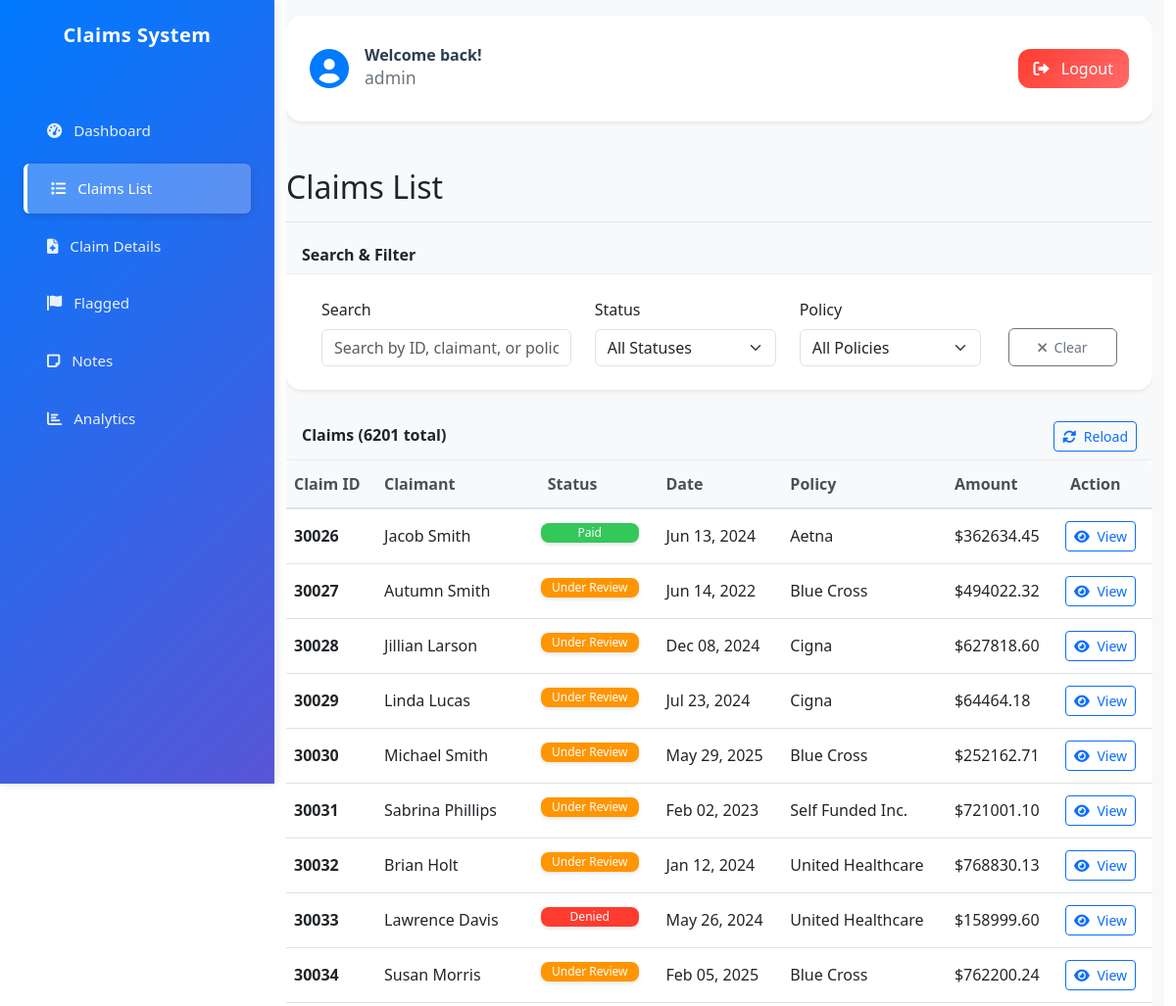
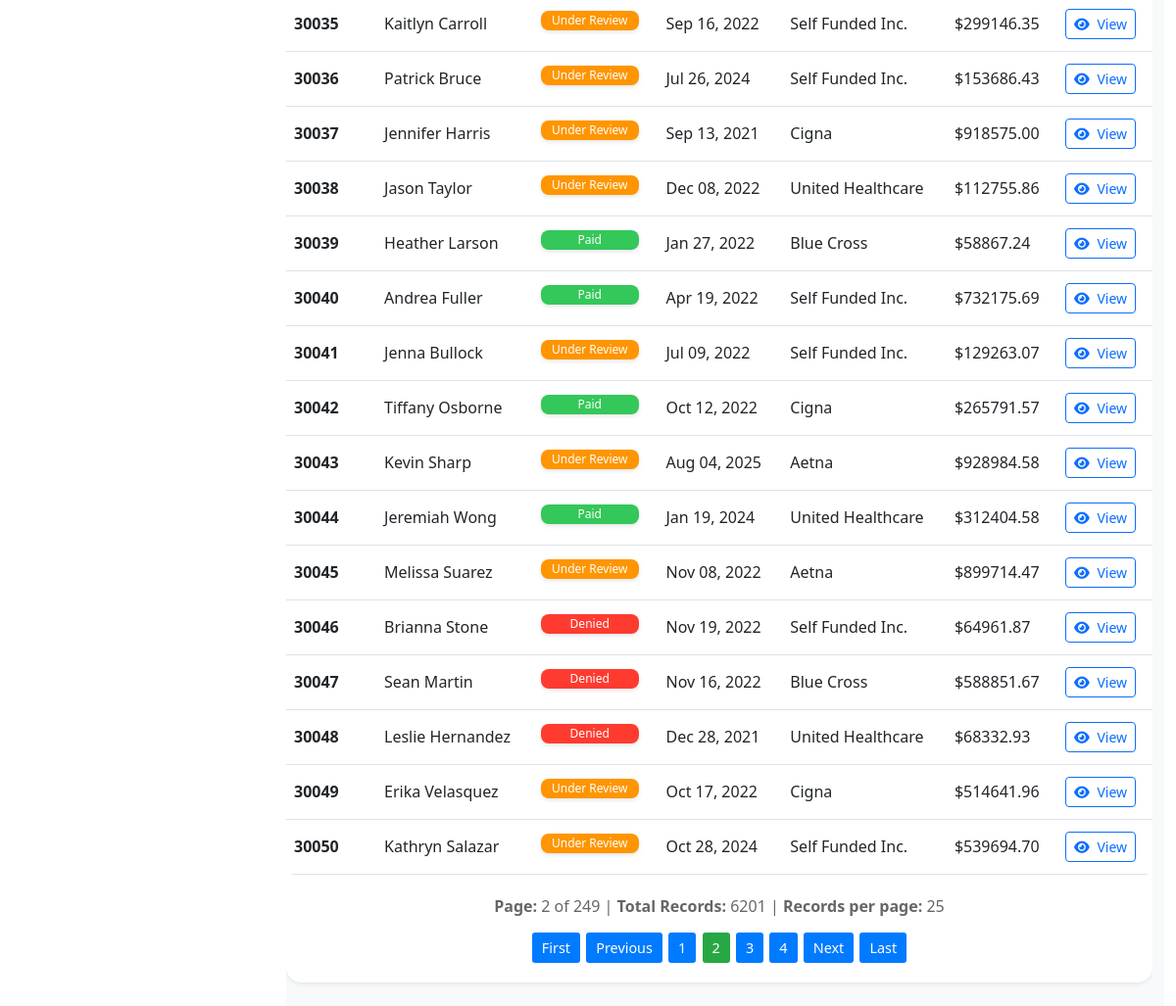
The app's page /dashboard/claims/?page=2 (signed in) with its own data (2 pictures, top to bottom).
### backend/claims/models.py (models this page shows, shortened)
class ClaimList(models.Model):
    id = models.BigIntegerField(primary_key=True)
    patient_name = models.CharField(max_length=255, blank=True, null=True)
    billed_amount = models.DecimalField(max_digits=15, decimal_places=2, blank=True, null=True)
    paid_amount = models.DecimalField(max_digits=15, decimal_places=2, blank=True, null=True)
    status = models.CharField(max_length=100, blank=True, null=True)
    insurer_name = models.CharField(max_length=255, blank=True, null=True)
    discharge_date = models.DateField(blank=True, null=True)
    class Meta:
        db_table = 'claim_list'
        verbose_name = 'Claim List'
        verbose_name_plural = 'Claim Lists'

### backend/claims/views.py (the view)
# urls.py: path('claims/', views.claim_list, name='claim_list'),
@login_required
def claim_list(request):
    claims = ClaimList.objects.all()
    search_query = request.GET.get('search', '')
    if search_query:
        claims = claims.filter(
            Q(id__icontains=search_query) |
            Q(patient_name__icontains=search_query) |
            Q(insurer_name__icontains=search_query)
        )
    status_filter = request.GET.get('status', '')
    if status_filter:
        claims = claims.filter(status=status_filter)
    policy_filter = request.GET.get('policy', '')
    if policy_filter:
        claims = claims.filter(insurer_name=policy_filter)
    statuses = ClaimList.objects.values_list('status', flat=True).distinct()
    policies = ClaimList.objects.exclude(
        insurer_name__icontains='test'
    ).values_list('insurer_name', flat=True).distinct()
    claims = claims.order_by('id')  # Order by ID for consistent pagination
    paginator = Paginator(claims, 25)
    page_number = request.GET.get('page')
    page_obj = paginator.get_page(page_number)
    context = {
        'page_obj': page_obj,
        'search_query': search_query,
        'status_filter': status_filter,
        'policy_filter': policy_filter,
        'statuses': statuses,
        'policies': policies,
    }
    return render(request, 'claims/claim_list.html', context)

### frontend/templates/claims/claim_list.html (shortened to what this page needs)
{% extends 'base.html' %}
{% block content %}
<div class="d-flex justify-content-between align-items-center pt-3 pb-2 mb-3 border-bottom">
    <h1 class="h2 fs-2">Claims List</h1>
</div>
<div class="card shadow-sm mb-4"     x-data="{
    searchQuery: '{{ search_query }}',
    selectedStatus: '{{ status_filter }}',
    selectedPolicy: '{{ policy_filter }}'
}">
    <div class="card-header bg-light">
        <h6 class="m-0 fw-bold fs-6">Search & Filter</h6>
    </div>
    <div class="card-body p-4">
        <form method="get" class="row g-3" id="searchForm">
            <div class="col-4">
                <label for="search" class="form-label">Search</label>
                <input type="text" class="form-control" id="search" name="search"
                       value="{{ search_query }}" placeholder="Search by ID, claimant, or policy..."
                       hx-get="{% url 'claims:claim_list_htmx' %}"
                       hx-trigger="keyup changed delay:500ms, change"
                       hx-target="#claims-table-container"
                       hx-push-url="false">
            </div>
            <div class="col-3">
                <label for="status" class="form-label">Status</label>
                <select class="form-select" id="status" name="status" x-model="selectedStatus"
                        hx-get="{% url 'claims:claim_list_htmx' %}"
                        hx-trigger="change"
                        hx-target="#claims-table-container"
                        hx-push-url="false">
                    <option value="">All Statuses</option>
                </select>
            </div>
            <div class="col-3">
                <label for="policy" class="form-label">Policy</label>
                <select class="form-select" id="policy" name="policy" x-model="selectedPolicy"
                        hx-get="{% url 'claims:claim_list_htmx' %}"
                        hx-trigger="change"
                        hx-target="#claims-table-container"
                        hx-push-url="false">
                    <option value="">All Policies</option>
                </select>
            </div>
            <div class="col-2 d-flex align-items-end">
                <label class="form-label">&nbsp;</label>
                <button type="button" class="btn btn-outline-secondary btn-clear" onclick="clearSearch()">
                    <i class="fas fa-times me-1"></i>
                    <span class="">Clear</span>
                </button>
            </div>
        </form>
    </div>
</div>
<div id="claims-table-container">
    <div class="card shadow-sm">
        <div class="card-header bg-light d-flex justify-content-between align-items-center">
            <h6 class="m-0 fw-bold fs-6">Claims ({{ page_obj.paginator.count }} total)</h6>
            <div class="btn-group" role="group">
                <button type="button" class="btn btn-outline-primary btn-sm" onclick="reloadClaimsList()">
                    <i class="fas fa-sync-alt me-1"></i>
                    <span class="">Reload</span>
                </button>
            </div>
        </div>
        <div class="card-body p-0">
            <div class="table-responsive">
                <table class="table table-hover table-sm mb-0">
                    <thead class="table-light">
                        <tr>
                            <th class="text-nowrap">Claim ID</th>
                            <th class="text-nowrap">Claimant</th>
                            <th class="text-nowrap" style="padding-left: 15px;">Status</th>
                            <th class="text-nowrap">Date</th>
                            <th class="text-nowrap">Policy</th>
                            <th class="text-nowrap">Amount</th>
                            <th class="text-nowrap" style="padding-left: 13px;">Action</th>
                        </tr>
                    </thead>
                    <tbody>
                        {% for claim in page_obj %}
                        <tr>
                            <td class="text-nowrap"><strong>{{ claim.id }}</strong></td>
                            <td class="text-break">{{ claim.patient_name|default:"-" }}</td>
                            <td class="text-nowrap">
                                <span class="badge bg-{% if claim.status == 'Paid' %}success{% elif claim.status == 'Under Review' %}warning{% elif claim.status == 'Denied' %}danger{% else %}info{% endif %} fs-6">
                                    {{ claim.status|default:"Unknown" }}
                                </td>
                            <td class="text-nowrap">{{ claim.discharge_date|date:"M d, Y"|default:"-" }}</td>
                            <td class="text-break">{{ claim.insurer_name|default:"-" }}</td>
                            <td class="text-nowrap">${{ claim.billed_amount|floatformat:2|default:"0.00" }}</td>
                            <td class="text-nowrap">
                                <a href="{% url 'claims:claim_detail' claim.id %}" class="btn btn-sm btn-outline-primary">
                                    <i class="fas fa-eye me-1"></i>
                                    <span class="">View</span>
                                </a>
                            </td>
                        </tr>
                        {% empty %}
                        <tr>
                            <td colspan="7" class="text-center">No claims found matching your criteria.</td>
                        </tr>
                        {% endfor %}
                    </tbody>
                </table>
            </div>
            {% if page_obj.has_other_pages %}
            <div id="pagination-section" style="margin: 20px 0; text-align: center;">
                <div style="margin-bottom: 15px; color: #666;">
                    <strong>Page:</strong> {{ page_obj.number }} of {{ page_obj.paginator.num_pages }} |
                    <strong>Total Records:</strong> {{ page_obj.paginator.count }} |
                    <strong>Records per page:</strong> {{ page_obj.paginator.per_page }}
                </div>
            <div style="margin-bottom: 10px;">
                {% if page_obj.has_previous %}
                    <a href="?page=1{% if search_query %}&search={{ search_query }}{% endif %}{% if status_filter %}&status={{ status_filter }}{% endif %}{% if policy_filter %}&policy={{ policy_filter }}{% endif %}#pagination-section"
                       style="display: inline-block; margin: 0 1px; padding: 5px 10px; background: #007bff; color: white; text-decoration: none; border-radius: 3px; font-size: 0.9rem;">
                        First
                    </a>
                    <a href="?page={{ page_obj.previous_page_number }}#pagination-section"
                       style="display: inline-block; margin: 0 1px; padding: 5px 10px; background: #007bff; color: white; text-decoration: none; border-radius: 3px; font-size: 0.9rem;">
                        Previous
                    </a>
                {% endif %}
                {% for num in page_obj.paginator.page_range %}
                    {% if page_obj.number == num %}
                        <span style="display: inline-block; margin: 0 1px; padding: 5px 10px; background: #28a745; color: white; border-radius: 3px; font-size: 0.9rem;">
                            {{ num }}
                        </span>
                    {% elif num > page_obj.number|add:'-3' and num < page_obj.number|add:'3' %}
                        <a href="?page={{ num }}#pagination-section"
                           style="display: inline-block; margin: 0 1px; padding: 5px 10px; background: #007bff; color: white; text-decoration: none; border-radius: 3px; font-size: 0.9rem;">
                            {{ num }}
                        </a>
                    {% endif %}
                {% endfor %}
                {% if page_obj.has_next %}
                    <a href="?page={{ page_obj.next_page_number }}#pagination-section"
                       style="display: inline-block; margin: 0 1px; padding: 5px 10px; background: #007bff; color: white; text-decoration: none; border-radius: 3px; font-size: 0.9rem;">
                        Next
                    </a>
                    <a href="?page={{ page_obj.paginator.num_pages }}#pagination-section"
                       style="display: inline-block; margin: 0 1px; padding: 5px 10px; background: #007bff; color: white; text-decoration: none; border-radius: 3px; font-size: 0.9rem;">
                        Last
                    </a>
                {% endif %}
            </div>
            </div>
            {% endif %}
        </div>
    </div>
</div>
{% endblock %}

### frontend/templates/base.html (shortened to what this page needs)
{% load static %}
<!DOCTYPE html>
<html lang="en">
<head>
    <link href="https://cdn.jsdelivr.net/npm/bootstrap@5.3.0/dist/css/bootstrap.min.css" rel="stylesheet">
    <link href="https://cdnjs.cloudflare.com/ajax/libs/font-awesome/6.0.0/css/all.min.css" rel="stylesheet">
</head>
<body>
    <div class="container-fluid">
        <div class="row">
            <nav class="sidebar" id="sidebarOffcanvas">
                <div class="d-flex flex-column h-100">
                    <div class="text-center mb-4 px-3">
                        <h4 class="text-white">Claims System</h4>
                    </div>
                    <ul class="nav flex-column">
                        <li class="nav-item">
                            <a class="nav-link {% if request.resolver_match.url_name == 'dashboard' %}active{% endif %}" href="{% url 'claims:dashboard' %}">
                                <i class="fas fa-tachometer-alt me-2"></i>
                                Dashboard
                            </a>
                        </li>
                        <li class="nav-item">
                            <a class="nav-link {% if request.resolver_match.url_name == 'claim_list' %}active{% endif %}" href="{% url 'claims:claim_list' %}">
                                <i class="fas fa-list me-2"></i>
                                Claims List
                            </a>
                        </li>
                        <li class="nav-item">
                            <a class="nav-link {% if request.resolver_match.url_name == 'claim_details_list' %}active{% endif %}" href="{% url 'claims:claim_details_list' %}">
                                <i class="fas fa-file-medical me-2"></i>
                                Claim Details
                            </a>
                        </li>
                        <li class="nav-item">
                            <a class="nav-link {% if request.resolver_match.url_name == 'flagged_claims' %}active{% endif %}" href="{% url 'claims:flagged_claims' %}">
                                <i class="fas fa-flag me-2"></i>
                                Flagged
                            </a>
                        </li>
                        <li class="nav-item">
                            <a class="nav-link {% if request.resolver_match.url_name == 'notes_list' %}active{% endif %}" href="{% url 'claims:notes_list' %}">
                                <i class="fas fa-note-sticky me-2"></i>
                                Notes
                            </a>
                        </li>
                        <li class="nav-item">
                            <a class="nav-link {% if request.resolver_match.url_name == 'analytics' %}active{% endif %}" href="{% url 'claims:analytics' %}">
                                <i class="fas fa-chart-bar me-2"></i>
                                Analytics
                            </a>
                        </li>
                    </ul>
                </div>
            </nav>
            <main class="main-content">
                <div class="pt-3 pb-2 mb-3 content-wrapper">
                    {% if user.is_authenticated %}
                    <div class="user-header">
                        <div class="d-flex justify-content-between align-items-center gap-3">
                            <div class="welcome-section">
                                <div class="welcome-icon">
                                    <i class="fas fa-user-circle"></i>
                                </div>
                                <div class="welcome-text">
                                    <h6 class="welcome-title mb-0">Welcome back!</h6>
                                    <small class="welcome-subtitle">{{ user.username }}</small>
                                </div>
                            </div>
                            <div class="logout-section">
                                <a href="{% url 'logout' %}" class="btn btn-logout">
                                    <i class="fas fa-sign-out-alt me-2"></i>
                                    Logout
                                </a>
                            </div>
                        </div>
                    </div>
                    {% endif %}
                    {% block content %}{% endblock %}
                </div>
            </main>
        </div>
    </div>
</body>
</html>

### records on screen
ClaimList: id "30026", patient_name "Jacob Smith", status "Paid", discharge_date "Jun 13, 2024", insurer_name "Aetna", billed_amount "362634.45"
ClaimList: id "30027", patient_name "Autumn Smith", status "Under Review", discharge_date "Jun 14, 2022", insurer_name "Blue Cross", billed_amount "494022.32"
ClaimList: id "30028", patient_name "Jillian Larson", status "Under Review", discharge_date "Dec 08, 2024", insurer_name "Cigna", billed_amount "627818.60"
ClaimList: id "30029", patient_name "Linda Lucas", status "Under Review", discharge_date "Jul 23, 2024", insurer_name "Cigna", billed_amount "64464.18"
ClaimList: id "30030", patient_name "Michael Smith", status "Under Review", discharge_date "May 29, 2025", insurer_name "Blue Cross", billed_amount "252162.71"
ClaimList: id "30031", patient_name "Sabrina Phillips", status "Under Review", discharge_date "Feb 02, 2023", insurer_name "Self Funded Inc.", billed_amount "721001.10"
ClaimList: id "30032", patient_name "Brian Holt", status "Under Review", discharge_date "Jan 12, 2024", insurer_name "United Healthcare", billed_amount "768830.13"
ClaimList: id "30033", patient_name "Lawrence Davis", status "Denied", discharge_date "May 26, 2024", insurer_name "United Healthcare", billed_amount "158999.60"
ClaimList: id "30034", patient_name "Susan Morris", status "Under Review", discharge_date "Feb 05, 2025", insurer_name "Blue Cross", billed_amount "762200.24"
ClaimList: id "30035", patient_name "Kaitlyn Carroll", status "Under Review", discharge_date "Sep 16, 2022", insurer_name "Self Funded Inc.", billed_amount "299146.35"
ClaimList: id "30036", patient_name "Patrick Bruce", status "Under Review", discharge_date "Jul 26, 2024", insurer_name "Self Funded Inc.", billed_amount "153686.43"
ClaimList: id "30037", patient_name "Jennifer Harris", status "Under Review", discharge_date "Sep 13, 2021", insurer_name "Cigna", billed_amount "918575.00"
ClaimList: id "30038", patient_name "Jason Taylor", status "Under Review", discharge_date "Dec 08, 2022", insurer_name "United Healthcare", billed_amount "112755.86"
ClaimList: id "30039", patient_name "Heather Larson", status "Paid", discharge_date "Jan 27, 2022", insurer_name "Blue Cross", billed_amount "58867.24"
ClaimList: id "30040", patient_name "Andrea Fuller", status "Paid", discharge_date "Apr 19, 2022", insurer_name "Self Funded Inc.", billed_amount "732175.69"
ClaimList: id "30041", patient_name "Jenna Bullock", status "Under Review", discharge_date "Jul 09, 2022", insurer_name "Self Funded Inc.", billed_amount "129263.07"
ClaimList: id "30042", patient_name "Tiffany Osborne", status "Paid", discharge_date "Oct 12, 2022", insurer_name "Cigna", billed_amount "265791.57"
ClaimList: id "30043", patient_name "Kevin Sharp", status "Under Review", discharge_date "Aug 04, 2025", insurer_name "Aetna", billed_amount "928984.58"
ClaimList: id "30044", patient_name "Jeremiah Wong", status "Paid", discharge_date "Jan 19, 2024", insurer_name "United Healthcare", billed_amount "312404.58"
ClaimList: id "30045", patient_name "Melissa Suarez", status "Under Review", discharge_date "Nov 08, 2022", insurer_name "Aetna", billed_amount "899714.47"
ClaimList: id "30046", patient_name "Brianna Stone", status "Denied", discharge_date "Nov 19, 2022", insurer_name "Self Funded Inc.", billed_amount "64961.87"
ClaimList: id "30047", patient_name "Sean Martin", status "Denied", discharge_date "Nov 16, 2022", insurer_name "Blue Cross", billed_amount "588851.67"
ClaimList: id "30048", patient_name "Leslie Hernandez", status "Denied", discharge_date "Dec 28, 2021", insurer_name "United Healthcare", billed_amount "68332.93"
ClaimList: id "30049", patient_name "Erika Velasquez", status "Under Review", discharge_date "Oct 17, 2022", insurer_name "Cigna", billed_amount "514641.96"
ClaimList: id "30050", patient_name "Kathryn Salazar", status "Under Review", discharge_date "Oct 28, 2024", insurer_name "Self Funded Inc.", billed_amount "539694.70"

### other values on screen
{{ user.username }} "admin"
{{ page_obj.paginator.count }} "6201"
{{ page_obj.number }} "2"
{{ page_obj.paginator.num_pages }} "249"
{{ page_obj.paginator.per_page }} "25"
{{ num }} "1" "3" "4"
{{ num }} "2"
